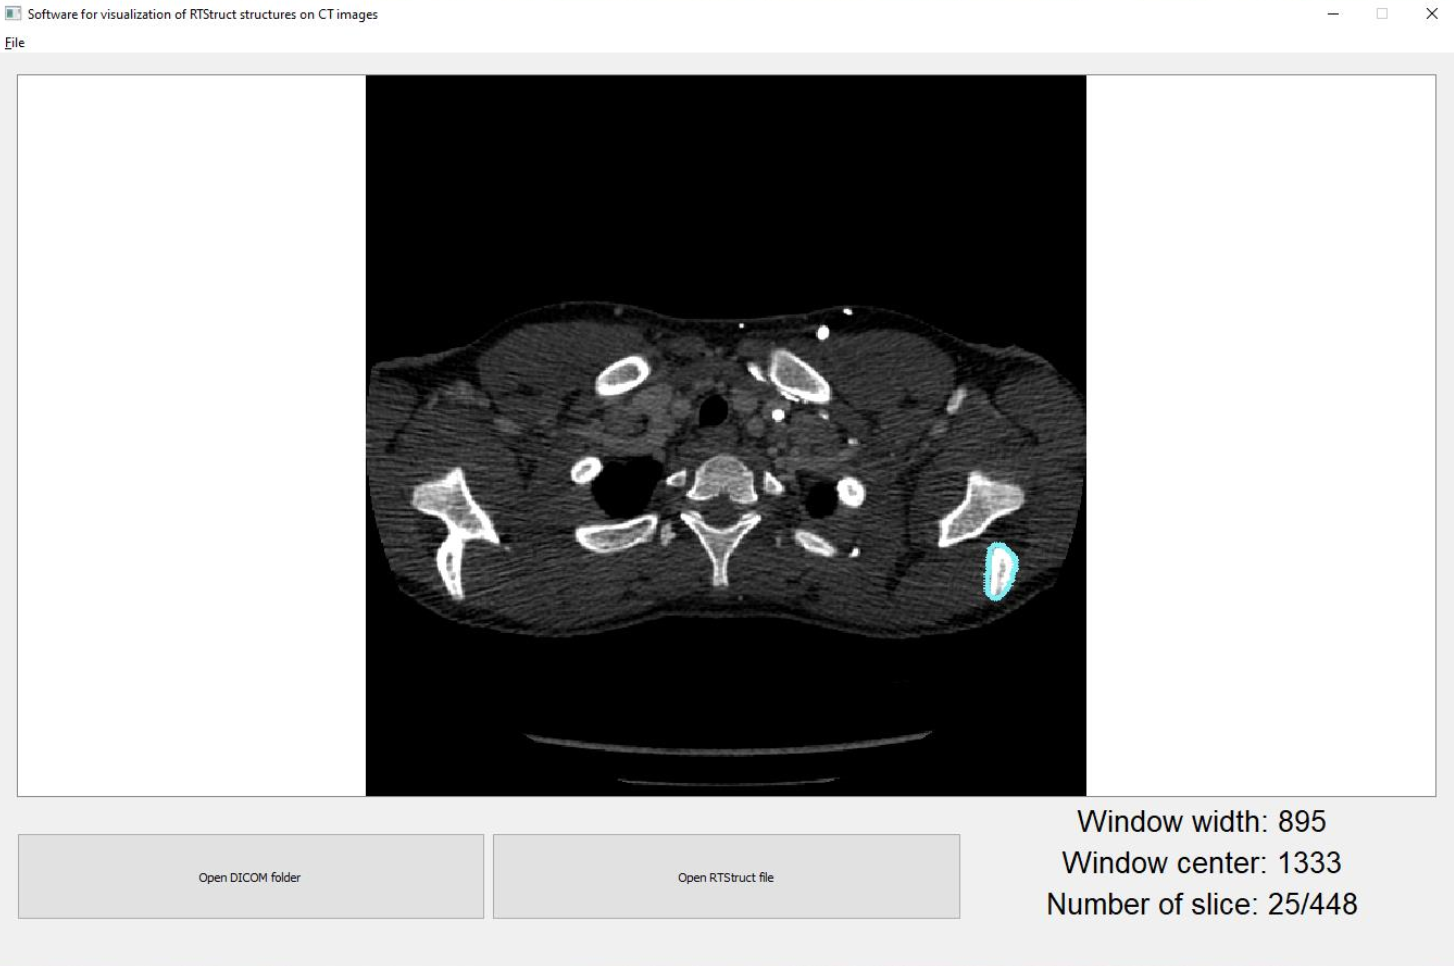

Write the Python code that produced this figure.
"""

Software for visualization of RTStruct structures on CT images

This script is responsible for the operation of the program, it is responsible for both creating the GUI and the 
process of processing images from dicom files. The program is based on the use of the PyQt5 library, on the basis 
of which the entire interface containing the appropriate buttons and functions was created.

The operation of the program is based on the visualization of CT structures that can be changed using the mouse 
buttons. Accordingly, the scroll function changes the imaging cross-sections, while after pressing the left button 
and moving the mouse, we are able to change the window windth and window center of ct scan. Pressing "+", or "-" on 
the keyboard, is responsible for changing the selected contour from the RT Structure file. The intuitive GUI allows 
you to easily display linked images.

The operation of gui is based on the creation of methods that respond appropriately to the user's commands. 
The two main buttons are responsible for uploading the necessary dicom files to the programs. The program is able 
to check if a given file has the appropriate extension, so selecting the wrong folder will not interrupt the program.

This script requires following libraries to be installed: 
 • PyQt5 - PyQt5 is a comprehensive set of Python bindings for Qt v5, implemented as more than 35 extension modules, 
    enables Python to be used as an alternative application development language to C++ on all supported platforms
 • matplotlib - comprehensive plotting library for creating static, animated and interactive visualizations in Python 
    programing language and its numerical mathematics extension NumPy,
 • dicom_csv - collection of utils for gathering, aggregation and handling metadata from DICOM files, includes 
    functions for gathering metadata from individual DICOM files or entire directories and tools for grouping DICOM 
    metadata into images, 
 • numpy - library for scientific computing with Python programing language, including support for multi-dimensional 
    arrays and matrices and functions to operate on them, 
 • sys - a module that provides access to some variables used or maintained by the interpreter and to functions that 
    interact strongly with the interpreter, provides various functions and variables that are used to manipulate 
    different parts of the Python runtime environment
 • cv2 - opencv-python library, an open-source library that includes several hundreds of computer vision algorithms
 • pydicom - pure Python package for working with DICOM files, which allows user to read complex files into pythonic 
    structures for manipulation, save the modified datasets as DICOM format files
 • os - a Python module which provides a portable way of using operating system dependent functionality, it comes under
     Python's standard utility modules

"""

from PyQt5 import QtCore, QtGui, QtWidgets
from PyQt5.QtWidgets import *
from PyQt5.QtGui import *
from PyQt5.QtCore import Qt
from matplotlib import pyplot as plt
from dicom_csv import *
import numpy as np
import sys
import cv2
import pydicom as dicom
import os

class MainWindow(QtWidgets.QMainWindow):
    """
    A class responsible for creating the main gui window. It inherits from the class QMainWindow from PyQt5.QtWidgets 
    module. The central QtWidget contains two QPushButton objects, the first QPushButton object is responsible for 
    allowing the user to open the folder containing the DICOM format files, the second QPushButton object is responsible 
    for allowing the user to open the RTStruct file in DICOM format. The QtWidget contains four QLabel objects, which 
    display the information about the window center, the window width, the section number and the number of displayed 
    structure. The QtWidget contains also QGraphicsView, which is responsible for displaying the images in the main 
    application window. 

    Attributes
    ----------
    lastXPos : int 
        auxiliary variable, needed to calculate the mouse position (last position in the x axis)
    lastYPos : int 
        auxiliary variable, needed to calculate the mouse position (last position in the y axis)
    lastRollPos : int 
        variable responsible for storing the last value of the scroll button
    wc : int
        variable responsible for calculating the window center based on the mouse movement
    ww : int
        variable responsible for calculating the window width based on the mouse movement
    currentWW : int
        the variable responsible for the currently set window width value
    currentWC : int
        the variable responsible for the currently set window center value
    currentRollPos : int
        the variable responsible for the currently set slice of CT scans
    numOfSlice : int
        variable responsible for the section number
    ctset : array containing str
        variable holding a set of CT scan
    rtstruct : FileDataset
        variable holding the RTStruct file
    rtstructpath : str
        variable responsible for the path to the RTStruct file
    pixelSpacing : int
        variable responsible for the distance between pixels
    numOfRTStruct : int
        variable responsible for displayed structure
    RTStructColour : RGB triplet color representation [e.g. (255,0,0)]
        variable storing thr colour of dsplayed structure

    Methods
    -------
    __init__()
        the method responsible for creation
    
    wheelEvent(event: QtGui.QWheelEvent)
        the method responsible for the appropriate reaction to the movement of the mouse scroll (up/down movement)

    mouseMoveEvent(event: QtGui.QWheelEvent)
        the method responsible for the correct reaction to the mouse movement(collects information about the movement of the mouse)

    mousePressEvent(event: QtGui.QWheelEvent)
        the method that checks if the user pressed the mouse button

    mouseReleaseEvent(event: QtGui.QWheelEvent)
        the method that checks if the user has released the mouse button

    loadImage(number)
        the method responsible for reading the appropriate CT slice with the number "number"

    pushButton_handler()
        the handler which is listening if the user pressed the first button in the main menu (responsible for loading CT scan files in dicom format)

    pushButton_handler2()
        the handler which is listening if the user pressed the second button in the main menu (responsible for loading RTStruct file in dicom format)

    loadRT()
        the method responsible for reading the structures that were previously retrieved from the file

    """

    def __init__(self):
        """
        Parameters
        ----------
        None
        
        Returns
        -------
        Nothing

        """
        super(MainWindow, self).__init__()
        """ creating and assigning individual elements of gui """
        screen = QDesktopWidget().screenGeometry()
        self.setWindowTitle("Software for visualization of RTStruct structures on CT images")
        self.centralWidget = QtWidgets.QWidget(self)
        self.resize((int)(screen.width()*70/100),(int)(screen.height()*80/100)) # size of window 1300x900
        self.setFixedSize(self.size()) # setting a fixed size of the main window
        self.centralWidget.setObjectName("centralWidget")
        self.verticalLayout = QtWidgets.QVBoxLayout(self.centralWidget)
        self.verticalLayout.setObjectName("verticalLayout")
        self.dropFrame = QtWidgets.QFrame(self.centralWidget)
        self.dropFrame.setFrameShape(QtWidgets.QFrame.StyledPanel)
        self.dropFrame.setFrameShadow(QtWidgets.QFrame.Raised)
        self.dropFrame.setObjectName("dropFrame")
        self.verticalLayout_2 = QtWidgets.QVBoxLayout(self.dropFrame)
        self.verticalLayout_2.setObjectName("verticalLayout_2")
        self.gridLayout = QtWidgets.QGridLayout()
        self.gridLayout.setObjectName("gridLayout")
        self.graphicsView = QtWidgets.QGraphicsView(self.dropFrame)
        self.graphicsView.setObjectName("graphicsView")
        self.gridLayout.addWidget(self.graphicsView, 0, 0, 1, 3)
        self.pushButton = QtWidgets.QPushButton(self.dropFrame)
        sizePolicy = QtWidgets.QSizePolicy(QtWidgets.QSizePolicy.Minimum, QtWidgets.QSizePolicy.Fixed)
        sizePolicy.setHorizontalStretch(0)
        sizePolicy.setVerticalStretch(80)
        sizePolicy.setHeightForWidth(self.pushButton.sizePolicy().hasHeightForWidth())
        self.pushButton.setSizePolicy(sizePolicy)
        self.pushButton.setMinimumSize(QtCore.QSize(130, 80))
        self.pushButton.setObjectName("buttonDICOM")
        self.gridLayout.addWidget(self.pushButton, 1, 0, 4, 1)
        self.verticalLayout_2.addLayout(self.gridLayout)
        self.verticalLayout.addWidget(self.dropFrame)
        self.setCentralWidget(self.centralWidget)
        self.pushButton_2 = QtWidgets.QPushButton(self.dropFrame)
        self.pushButton_2.setSizePolicy(sizePolicy)
        self.pushButton_2.setMinimumSize(QtCore.QSize(130, 80))
        self.pushButton_2.setObjectName("buttonRTStruct")
        self.gridLayout.addWidget(self.pushButton_2, 1, 1, 4, 1)
        self.label = QtWidgets.QLabel(self.dropFrame)
        self.label.setSizePolicy(sizePolicy)
        self.label.setMinimumSize(QtCore.QSize(130, 20))
        self.label.setObjectName("label")
        self.gridLayout.addWidget(self.label, 1, 2, 1, 1)
        self.label2 = QtWidgets.QLabel(self.dropFrame)
        self.label2.setSizePolicy(sizePolicy)
        self.label2.setMinimumSize(QtCore.QSize(130, 20))
        self.label2.setObjectName("label2")
        self.gridLayout.addWidget(self.label2, 2, 2, 1, 1)
        self.label3 = QtWidgets.QLabel(self.dropFrame)
        self.label3.setSizePolicy(sizePolicy)
        self.label3.setMinimumSize(QtCore.QSize(130, 20))
        self.label3.setObjectName("label3")
        self.gridLayout.addWidget(self.label3, 3, 2, 1, 1)
        self.label4 = QtWidgets.QLabel(self.dropFrame)
        self.label4.setSizePolicy(sizePolicy)
        self.label4.setMinimumSize(QtCore.QSize(130, 20))
        self.label4.setObjectName("label4")
        self.gridLayout.addWidget(self.label4, 4, 2, 1, 1)

        """ renaming individual gui elements """
        _translate = QtCore.QCoreApplication.translate 
        self.pushButton.setText(_translate("SplashScreen", "Open DICOM folder"))
        self.pushButton.clicked.connect(self.pushButton_handler) # setting the push button (Open DICOM folder) handler
        self.pushButton_2.setText(_translate("SplashScreen", "Open RTStruct file"))
        self.pushButton_2.clicked.connect(self.pushButton_handler2) # setting the push button (Open RTStruct file) handler
        self.label.setText(_translate("SplashScreen", "Window width: 1000"))
        self.label2.setText(_translate("SplashScreen", "Window center: 1000"))
        self.label3.setText(_translate("SplashScreen", "Number of slice: 0"))
        self.label4.setText(_translate("SplashScreen", "Number of contour: 0"))
        self.label.setAlignment(Qt.AlignHCenter | Qt.AlignVCenter)
        self.label2.setAlignment(Qt.AlignHCenter | Qt.AlignVCenter)
        self.label3.setAlignment(Qt.AlignHCenter | Qt.AlignVCenter)
        self.label4.setAlignment(Qt.AlignHCenter | Qt.AlignVCenter)

        """ setting rules and handlers """
        self.graphicsView.setHorizontalScrollBarPolicy(QtCore.Qt.ScrollBarAlwaysOff) # disable of scroll bars
        self.graphicsView.setVerticalScrollBarPolicy(QtCore.Qt.ScrollBarAlwaysOff)
        self.graphicsView.setCursor(QtCore.Qt.CrossCursor) # setting a custom cursor
        self.graphicsView.setMouseTracking(True) # setting a policy that watches over mouse movements
        self.graphicsView.mouseMoveEvent = self.mouseMoveEvent # setting the mouse move event handler
        self.graphicsView.mouseReleaseEvent = self.mouseReleaseEvent # setting the mouse release event handler
        self.graphicsView.mousePressEvent = self.mousePressEvent # setting the mouse press event handler
        self.graphicsView.keyPressEvent = self.keyPressEvent # setting the key press event handler

        """ creating global variables """
        self.lastXPos = 0 # auxiliary variable, needed to calculate the mouse position (last position in the x axis)
        self.lastYPos = 0 # auxiliary variable, needed to calculate the mouse position (last position in the y axis)
        self.lastRollPos = 0 # variable responsible for storing the last value of the scroll button
        self.wc = 1000 # variable responsible for calculating the window center based on the mouse movement
        self.ww = 1000 # variable responsible for calculating the window width based on the mouse movement
        self.currentWW = self.ww # the variable responsible for the currently set window width value
        self.currentWC = self.wc # the variable responsible for the currently set window center value
        self.currentRollPos = 0 # the variable responsible for the currently set slice of CT scans
        self.numOfSlice = 0 # variable responsible for the section number
        self.ctset = None # variable holding a set of CT scan
        self.rtstruct = None # variable holding the RTStruct file
        self.rtstructpath = None # variable responsible for the path to the RTStruct file
        self.pixelSpacing = None # variable responsible for the distance between pixels
        self.numOfRTStruct = 0 # variable responsible for displayed structure
        self.RTStructColour = None # variable storing the colour of dsplayed structure
        self.patientCenterPos = [0,0] # variable storing point of the patient's center

    def wheelEvent(self, event: QtGui.QWheelEvent):
        """
        Parameters
        ----------
        event : QtGui.QWheelEvent
            The QWheelEvent class contains parameters that describes a wheel event. 

        Returns
        -------
        Nothing

        """
        if self.ctset is not None:  # checking that the collection is not empty
            maxSize = len(self.ctset)
            # proper handling of the scroll button
            if event.angleDelta().y() > 0 :
                if self.lastRollPos < maxSize:
                    self.lastRollPos += 1 # if we scroll up (icrementation)
                if self.lastRollPos < maxSize: # keeping an eye on whether or not we have gone beyond the number of available slices
                    pass
            elif event.angleDelta().y() < 0:
                if self.lastRollPos > 0:
                    self.lastRollPos -= 1  # if we scroll down (decrementation)
            
            if self.ctset is not None:
                if self.currentRollPos != self.lastRollPos: # change the current position if it is different
                    self.currentRollPos = self.lastRollPos 
                    self.loadImage(self.lastRollPos) # reloading the image

    def keyPressEvent(self, event: QtGui.QKeyEvent):
        """
        Parameters
        ----------
        event : QtGui.QKeyEvent
            The QWheelEvent class contains parameters that describes a key event
        
        Returns
        -------
        Nothing

        """
        if event.text() == "+": # if the '+' button was pressed, change structure forward
            if self.rtstructpath is not None:
                if self.numOfRTStruct == (len(self.rtstruct.ROIContourSequence)-1): # checking whether the maximum number of slices has not been exceeded
                    self.numOfRTStruct = 0
                else:
                    self.numOfRTStruct += 1 # slice incrementation
                self.label4.setText("Number of contour: " + str(self.numOfRTStruct) + "/" + str(len(self.rtstruct.ROIContourSequence)-1))
                self.loadRT() # reloading the image
        if event.text() == "-": # if the '-' button was pressed, change structure backwards
            if self.rtstructpath is not None:
                if self.numOfRTStruct == 0: # checking whether the maximum number of slices has not been exceeded
                    self.numOfRTStruct = (len(self.rtstruct.ROIContourSequence)-1)
                else:
                    self.numOfRTStruct -= 1 # slice decrementation
                self.label4.setText("Number of contour: " + str(self.numOfRTStruct) + "/" + str(len(self.rtstruct.ROIContourSequence)-1))
                self.loadRT() # reloading the image   
    
    def mouseMoveEvent(self, event: QtGui.QMouseEvent):
        """
        Parameters
        ----------
        event : QtGui.QWheelEvent
            The QWheelEvent class contains parameters that describes a wheel event. 
        
        Returns
        -------
        Nothing

        """
        if event.buttons() == QtCore.Qt.LeftButton: # detection if the left mouse button has been pressed
            self.wc += (int)((event.x() - self.lastXPos)/ 100) # setting the appropriate value window center
            self.ww += (int)((event.y() - self.lastYPos)/ 100) # setting the appropriate value window width
            
            # checking whether the adopted threshold is not exceeded (if so, then setting the maximum values)
            if self.wc > 3095:
                self.wc = 3095 # maximum value of window center
            
            if self.wc < -1024:
                self.wc = -1024 # maximum value of window center
            
            if self.ww > 4096:
                self.ww = 4096 # maximum value of window width
            
            if self.ww < 1:
                self.ww = 1 # maximum value of window width
            
            self.label.setText( "Window width: " + str(self.ww))
            self.label2.setText( "Window center: " + str(self.wc))

    def mousePressEvent(self, event: QtGui.QMouseEvent):
        """
        Parameters
        ----------
        event : QtGui.QWheelEvent
            The QWheelEvent class contains parameters that describes a wheel event. 
        
        Returns
        -------
        Nothing

        """
        self.lastXPos = event.x() # save the last position of the mouse
        self.lastYPos = event.y()
            
    def mouseReleaseEvent(self, event: QtGui.QMouseEvent):
        """
        Parameters
        ----------
        event : QtGui.QWheelEvent
            The QWheelEvent class contains parameters that describes a wheel event. 
        
        Returns
        -------
        Nothing

        """
        self.lastXPos = None # set the variables to None when you release the mouse
        self.lastYPos = None
        if self.ctset is not None and self.image is not None: 
            if self.currentWW != self.ww or self.currentWC != self.wc: # checking if the window width, and window center values have changed
                    self.currentWW = self.ww # changing window width
                    self.currentWC = self.wc # changing window center
                    #print("WW: " + str(self.currentWC) + ", WC: " + str(self.currentWW))
                    self.loadImage(self.numOfSlice) # reloading the image

    def loadImage(self, number):
        """
        Parameters
        ----------
        number : int
            The slice number of the ct scan that is currently displayed
        
        Returns
        -------
        Nothing

        """
        try:
            if number >= 0 and number < len(self.ctset):
                self.numOfSlice = number # setting the slice number
                self.label3.setText("Number of slice: " + str(self.numOfSlice) + "/" + str(len(self.ctset)))
                dataset = dicom.dcmread(self.ctset[number],force=True) # reading dicom file with dcmread() method
                
                self.data = dataset.pixel_array # extraction of a pixel array
                self.image = cv2.resize(self.data,None, fx = 3, fy = 3, interpolation = cv2.INTER_LINEAR) # appropriate interpolation        
                # setting chosen window width and window center 
                self.image = np.clip(self.image - (self.currentWC - self.currentWW/2),0,self.currentWW-1) * 256/self.currentWW 
                self.image = cv2.cvtColor(self.image.astype(np.uint8),cv2.COLOR_GRAY2BGR) # switch to grayscale

                if self.rtstruct is not None and len(self.planesArray) != 0 and self.flag: # The flag ensures correct loading of RTStruct files
                    w,h = self.image.shape[:2] # getting resolution of displayed image
                    resolution = dataset.Rows * dataset.Columns
                    X_center = (int)(abs(self.patientCenterPos[0]*w*h/resolution))  # establishing the center of the patient in the image
                    Y_center = (int)(abs(self.patientCenterPos[1]*w*h/resolution)) 
                    if len(self.planesArray) >= len(self.ctset): # checking whether the slices limit has not been exceeded
                        for i in range(0,len(self.planesArray[self.numOfSlice][0])):
                            # the distribution of the points depends on the number of rows and columns of the ct scan display
                            if self.planesArray[self.numOfSlice][0][i] != None:
                                elementx = (int)(self.planesArray[self.numOfSlice][0][i]*w*h/resolution) # rescaling the points of structures
                            if self.planesArray[self.numOfSlice][1][i] != None:
                                elementy = (int)(self.planesArray[self.numOfSlice][1][i]*w*h/resolution) 
                            # adding RTStruct structures to the image inside try - except block 
                            try:
                                self.image = cv2.circle(self.image, ((elementx+X_center),(elementy+Y_center)), radius=0, color=self.RTStructColour, thickness=8)
                            except:
                                self.image = cv2.circle(self.image, ((elementx+X_center),(elementy+Y_center)), radius=0, color=(255,0,0), thickness=8)
 
                # creating an image from data (using the Format_RGB888 format)
                self.image = QImage(self.image.data, self.image.shape[1], self.image.shape[0], self.image.strides[0], QImage.Format_RGB888)
                self.pixmap = QPixmap.fromImage(self.image) # create a pixmap from a modified image
                self.scene.addPixmap(self.pixmap.scaled(self.graphicsView.width()-2,self.graphicsView.height()-2)) # scaling the pixmap to the size of the widget
                self.graphicsView.setScene(self.scene) # setting scene
                self.graphicsView.show()
        except Exception as e:
            print("An unexpected exception occured: " + str(e))    
                
    def pushButton_handler(self):
        """
        Parameters
        ----------
        None
        
        Returns
        -------
        Nothing

        """
        try:
            path = QFileDialog.getExistingDirectory() # selecting the folder containing the ct files
            self.ctpath = path
                
            if os.path.isdir(self.ctpath):
                self.scene = QGraphicsScene()
                # find all files in the selected folder
                self.ctset = [os.path.join(self.ctpath,f) for f in os.listdir(self.ctpath) if os.path.isfile(os.path.join(self.ctpath, f))]
                ctimages = []
            
                counterCT = 0 
                if self.ctset is not None:
                    for f in self.ctset:
                        if f[-3:] == "dcm": # checking if the file has the 'dcm' extension
                            ct = dicom.dcmread(f, force=True) # reading ct scans from dicom file 
                            if 'PixelData' in ct:
                                ctimages.append((f,ct.ImagePositionPatient)) # insertion of the ct file associated with the patient's position
                                self.patientCenterPos[0] = ct.ImagePositionPatient[0]
                                self.patientCenterPos[1] = ct.ImagePositionPatient[1]
                                counterCT += 1
                    if counterCT == len(self.ctset): # checking whether the slices limit has not been exceeded
                        ctimages.sort(key=lambda x:x[1][2]) # sorting ct scans by patient's position
                        if len(self.ctset) > 0:
                            self.loadImage(0) # reloading the image
            self.label3.setText("Number of slice: " + str(self.numOfSlice) + "/" + str(len(self.ctset)))
        except Exception as e:
            print("An unexpected exception occured: " + str(e))
    
    def pushButton_handler2(self):
        """
        Parameters
        ----------
        None
        
        Returns
        -------
        Nothing

        """
        try:
            self.rtstructpath = QFileDialog.getOpenFileName() # select the file (must be dicom format)
            self.rtstructpath = self.rtstructpath[0]
            if ".dcm" in self.rtstructpath: # checking if the file has the 'dcm' extension
                self.rtstruct = dicom.dcmread(self.rtstructpath, force=True) # reading RTStruct structures from dicom file
                if 'ROIContourSequence' in self.rtstruct:
                    self.loadRT() # reloading the image
                else:
                    self.rtstruct = None
            self.label4.setText("Number of contour: " + str(self.numOfRTStruct) + "/" + str(len(self.rtstruct.ROIContourSequence)-1))
        except Exception as e:
            print("An unexpected exception occured: " + str(e))

    def loadRT(self):    
        """
        Parameters
        ----------
        None
        
        Returns
        -------
        Nothing     

        """
        if self.rtstructpath is not None:
                self.planes = None 
                self.flag = True # The flag ensures correct loading of RTStruct files
                if 'ROIContourSequence' in self.rtstruct: # checking if it is a file containing RTStruct structures
                    try:
                        sequences = self.rtstruct.ROIContourSequence[self.numOfRTStruct].ContourSequence # saving sequence of structures
                        self.RTStructColour = self.rtstruct.ROIContourSequence[self.numOfRTStruct].ROIDisplayColor # recovering the color of the structure
                    except:
                        print("There were problems with getting structures from Structure file")
                        self.flag = False

                    try:
                        if sequences is not None and self.flag:
                            self.planes = {} # dictionary of sections
                            for c in sequences:
                                array = [c.ContourData[i:i+3] for i in range(0, len(c.ContourData), 3)] # appropriate reading of the pixel positions of the structures

                                z = str(round(array[0][2], 2)) # rounding of the z element
                            
                                if z not in self.planes:
                                    self.planes[z] = [] 
                                self.planes[z].append(array) # saving array by (patient's position)
                    except UnboundLocalError:
                        print("The local variable 'sequences' referenced before assignment")
                    except Exception as e:
                        print("An unexpected exception occured: " + str(e))
                
                try:
                    if self.planes is not None and self.flag:
                        self.planesArray = [[None for y in range(2)] for x in range(len(self.planes))] # array preallocation
        
                        counterofslices = 0
                    
                        for i in self.planes: 
                            xpoints = []
                            ypoints = []
                            for c in self.planes.get(i)[0]: # iterating over all slices for a given structure
                                xpoints.append(c[0]) # add x points to list
                                ypoints.append(c[1]) # add y points to list
                            self.planesArray[counterofslices][0] = xpoints # saving the position (x, y) of points that make up the structures in the table
                            self.planesArray[counterofslices][1] = ypoints
                            counterofslices += 1

                        self.planesArray = self.planesArray[::-1] # reverse the data so that they can be displayed correctly
                        self.planes = None 
        
                        if self.ctset is not None:
                            self.loadImage(self.currentRollPos) # reloading the image
                    
                except Exception as e:
                    print("An unexpected exception occured: " + str(e))
           
""" The main function """
if __name__ == "__main__":
    app = QtWidgets.QApplication(sys.argv) 
    mainWindow = MainWindow() # main window of the graphical user interface
    mainWindow.show() # calling method show() which shows the main window
    sys.exit(app.exec())
